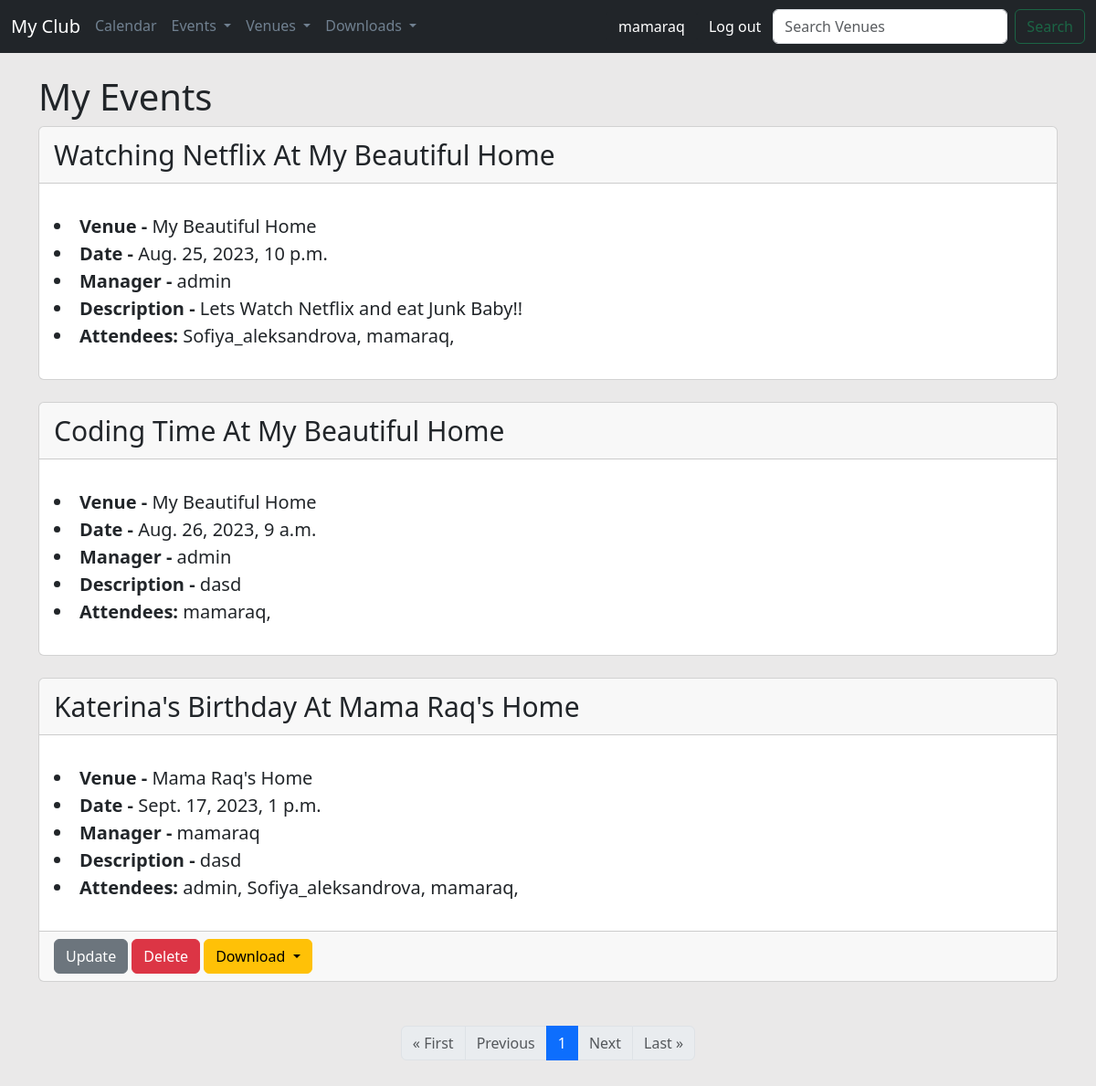
Page /my_events (signed in) on the committed database.
### events/models.py (models this page shows)
class Event(models.Model):
    name = models.CharField('Event name', max_length=150)
    event_data = models.DateTimeField('Event Date')
    venue = models.ForeignKey(Venue, blank=True, null=True, on_delete=models.CASCADE)
    manager = models.ForeignKey(User, blank=True, null=True, on_delete=models.SET_NULL)
    description = models.TextField(blank=True)
    attendees = models.ManyToManyField(User, blank=True, related_name='event_attendees')
    def __str__(self):
        return self.name

class Venue(models.Model):
    name = models.CharField('Venue Name', max_length=150)
    address = models.CharField(max_length=300)
    zip_code = models.CharField('Zip Code', max_length=15)
    phone = models.CharField('Contact Phone', max_length=25, blank=True)
    web = models.URLField('Website Address', blank=True)
    email_address = models.EmailField('Email Address', blank=True)
    owner = models.IntegerField('Venue Owner', blank=False, default=1)
    def __str__(self):
        return self.name

### events/views.py (the view)
# urls.py: path('my_events', views.my_events, name="my-events"),
def my_events(request):
    if request.user.is_authenticated:
        me = request.user.id
        list_events = Event.objects.filter(attendees=me).order_by('event_data', 'name')
        events = set_paginator(request, list_events, 5)
        return render(request, 'events/my_events.html', {'events': events})
    else:
        messages.success(request, f"You aren't Authorized To View This Page!")
        return redirect('home')

### events/views.py (called while the page is built)
def set_paginator(request, obj, pages: int):
    p = Paginator(obj, pages)
    page = request.GET.get('page')
    return p.get_page(page)

### events/templates/events/my_events.html (shortened to what this page needs)
{% extends 'events/base.html' %}
{% block content %}
    <h1>
        My Events
    </h1>
{% for event in events %}
<div class="card">
    <div class="card-header" style="font-size: 30px">
        {{ event }} At {{ event.venue }}
    </div>
    <div class="card-body">
        <p class="card-text">
            <li style="font-size: 20px"><strong>Venue - </strong>{{ event.venue }}</li>
            <li style="font-size: 20px"><strong>Date - </strong>{{ event.event_data }}</li>
            <li style="font-size: 20px"><strong>Manager - </strong>{{ event.manager }}</li>
            <li style="font-size: 20px"><strong>Description - </strong>{{ event.description }}</li>
            <li style="font-size: 20px"><strong>Attendees: </strong>
                {% for user in event.attendees.all %}
                    {{ user }},
                {% endfor %}
            </li>
        </p>
    </div>
    {% if user.is_authenticated %}
        {% if user == event.manager or user.is_superuser %}
    <div class="card-footer text-body-secondary">
        <a href="{% url 'update-event' event.id %}" class="btn btn-secondary">Update</a>
        <a href="{% url 'delete-event' event.id %}" class="btn btn-danger">Delete</a>
        <div class="btn-group">
            <button class="btn btn-warning dropdown-toggle" type="button" data-bs-toggle="dropdown"
                    aria-expanded="false">
                Download
            </button>
        </div>
    </div>
        {% endif %}
    {% endif %}
</div>
<br/>
{% endfor %}
<br/>
<nav aria-label="...">
    <ul class="pagination justify-content-center">
        {% if events.has_previous %}
        <li class="page-item">
            <a class="page-link" href="?page=1">&laquo; First</a>
        </li>
        <li class="page-item">
            <a class="page-link" href="?page={{ events.previous_page_number }}">Previous</a>
        </li>
        {% else %}
        <li class="page-item disabled">
            <a class="page-link" tabindex="-1" aria-disabled="true">&laquo; First</a>
        </li>
        <li class="page-item disabled">
            <a class="page-link" tabindex="-1" aria-disabled="true">Previous</a>
        </li>
        {% endif %}
        {% for i in events.paginator.page_range %}
        <li class="page-item {% if events.number == i %}active{% endif %}">
            <a class="page-link" href="?page={{ i }}">{{ i }}</a>
        </li>
        {% endfor %}
        {% if events.has_next %}
        <li class="page-item">
            <a class="page-link" href="?page={{ events.next_page_number }}">Next</a>
        </li>
        <li class="page-item">
            <a class="page-link" href="?page={{ events.paginator.num_pages }}">Last &raquo;</a>
        </li>
        {% else %}
        <li class="page-item disabled">
            <a class="page-link" tabindex="-1" aria-disabled="true">Next</a>
        </li>
        <li class="page-item disabled">
            <a class="page-link" tabindex="-1" aria-disabled="true">Last &raquo;</a>
        </li>
        {% endif %}
    </ul>
</nav>
<br/><br/><br/><br/>
{% endblock %}

### events/templates/events/navbar.html (shortened to what this page needs)
{% if user.is_authenticated %}
<nav class="navbar navbar-expand-lg navbar-dark bg-dark">
    <div class="container-fluid">
        <a class="navbar-brand" href="{% url 'home' %}">My Club</a>
        <div class="collapse navbar-collapse" id="navbarSupportedContent">
            <ul class="nav nav-underline me-auto mb-2 mb-lg-0">
                <li class="nav-item">
                    <a class="nav-link" href="{% url 'home' '2023' 'September' %}">Calendar</a>
                </li>
                <li class="nav-item dropdown">
                    <a class="nav-link dropdown-toggle" href="#" role="button" data-bs-toggle="dropdown"
                       aria-expanded="false">
                        Events
                    </a>
                </li>
                <li class="nav-item dropdown">
                    <a class="nav-link dropdown-toggle" href="#" role="button" data-bs-toggle="dropdown"
                       aria-expanded="false">
                        Venues
                    </a>
                </li>
                {% if user.is_authenticated %}
                <li class="nav-item dropdown">
                    <a class="nav-link dropdown-toggle" href="#" role="button" data-bs-toggle="dropdown"
                       aria-expanded="false">
                        Downloads
                    </a>
                    {% endif %}
                </li>
            </ul>
            {% if user.is_authenticated %}
            <a href="{% url 'home' %}" class="btn btn-dark">{{ user }}</a>
            <a href="{% url 'logout' %}" class="btn btn-dark">Log out</a>
            {% else %}
            <a href="{% url 'login' %}" class="btn btn-dark">Log in</a>
            {% endif %}
            <form class="d-flex" role="search" method="POST" action="{% url 'home' %}">
                <input class="form-control me-2" type="search" placeholder="Search Venues" aria-label="Search"
                       name="searched" id="search-input">
                <button class="btn btn-outline-success" type="submit" id="search-button" disabled>Search</button>
            </form>
        </div>
    </div>
</nav>
{% endif %}

### events/templates/events/base.html (style rules this page uses)
body { background-color: #f4f4; }
body { background-color: #eae9e9; }

### events/templates/events/navbar.html (style rules this page uses)
.nav.nav-underline .nav-link { color: slategray; }

### rows in the picture
Event: name "Watching Netflix", venue "My Beautiful Home", event_data "Aug. 25, 2023, 10 p.m.", manager "admin", description "Lets Watch Netflix and eat Junk Baby!!"
Event: name "Coding Time", venue "My Beautiful Home", event_data "Aug. 26, 2023, 9 a.m.", manager "admin", description "dasd"
Event: name "Katerina's Birthday", venue "Mama Raq's Home", event_data "Sept. 17, 2023, 1 p.m.", manager "mamaraq", description "dasd", shows "Update"

### other values in the picture
{{ user }} "mamaraq"
{{ user }} "Sofiya_aleksandrova"
{{ user }} "admin"
{{ i }} "1"
